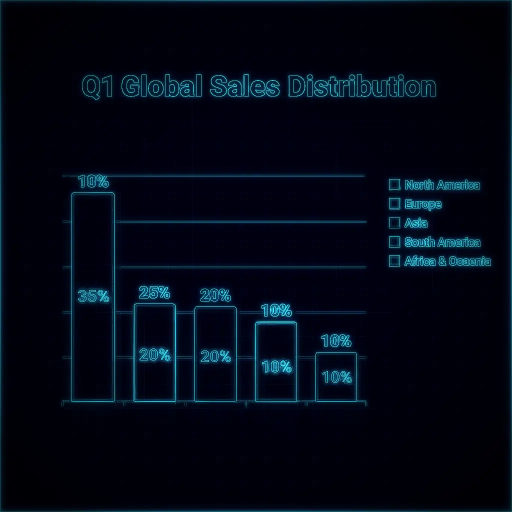
#> input picture output/chart-claude-code-v1/output.webp, 1024 x 1024 px (shown at 1/2 size)
$ python -i generate_v4_v30.py   (imports and definitions only)
#> lines starting #> are read from the running program, lines starting #| are printed output that depends on the picture
#> further down, picture is the input picture: PIL image 1024x1024 RGB; mean R, G, B 2.5, 8.8, 22.3
#!/usr/bin/env python3
"""
Master generator for image filter versions v4-v30.
Run from the project root: python3 generate_v4_v30.py
"""

import os
import sys
import subprocess
import tempfile
import textwrap
import stat
from pathlib import Path

import numpy as np
from PIL import Image, ImageFilter, ImageOps, ImageEnhance, ImageDraw
from scipy.ndimage import gaussian_filter, uniform_filter

BASE = Path(__file__).parent
INPUTS = {
    'chart': BASE / 'inputs/chart.avif',
    'comic': BASE / 'inputs/comic.avif',
    'photo': BASE / 'inputs/photo.avif',
}


# [8 lines left out: function load_avif, not called in this run]


def save_webp(img: Image.Image, path: Path):
    img.save(str(path), 'WEBP', quality=75, method=6)


# =============================================================================
# FILTER IMPLEMENTATIONS  (each takes PIL RGB Image → PIL RGB Image)
# =============================================================================

# [881 lines left out: functions apply_v4, apply_v5, apply_v6, apply_v7, apply_v8, apply_v9 and 15 more, not called in this run]


def apply_v25(img):
    """Pop Art Screen – Warhol flat colours with Ben-Day dots."""
    w, h = img.size
#> w = 1024; h = 1024
    rng = np.random.default_rng(25)

    # Quantize to 5 bold colours
    small = img.resize((w // 4, h // 4), Image.LANCZOS)
    quantized = small.quantize(colors=5, method=Image.Quantize.FASTOCTREE)
    quantized = quantized.convert('RGB').resize((w, h), Image.NEAREST)
#> quantized: PIL image 1024x1024 RGB
    qarr = np.array(quantized, dtype=np.float32) / 255.0

    # Remap each cluster to a bold pop-art colour
    bold_colors = [
        [0.98, 0.06, 0.45],  # hot pink
        [0.06, 0.38, 0.88],  # electric blue
        [0.99, 0.88, 0.02],  # acid yellow
        [0.02, 0.75, 0.40],  # vivid green
        [0.95, 0.30, 0.08],  # orange-red
    ]

    # Posterize into flat regions
    pil_q = ImageEnhance.Color(quantized).enhance(3.0)
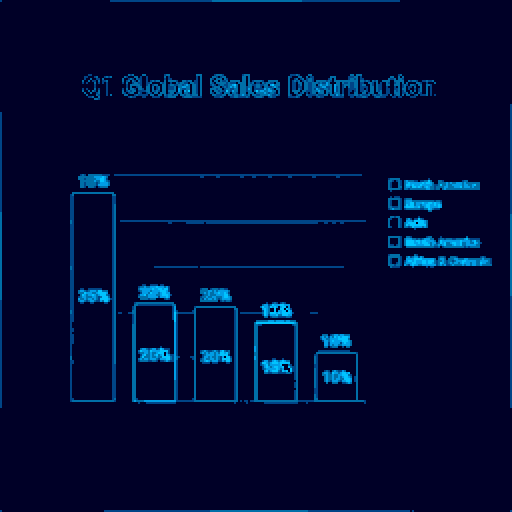
#> pil_q: PIL image 1024x1024 RGB (shown at 1/2 size); mean R, G, B 0, 8.6, 49.5
    pil_q = ImageEnhance.Contrast(pil_q).enhance(2.0)
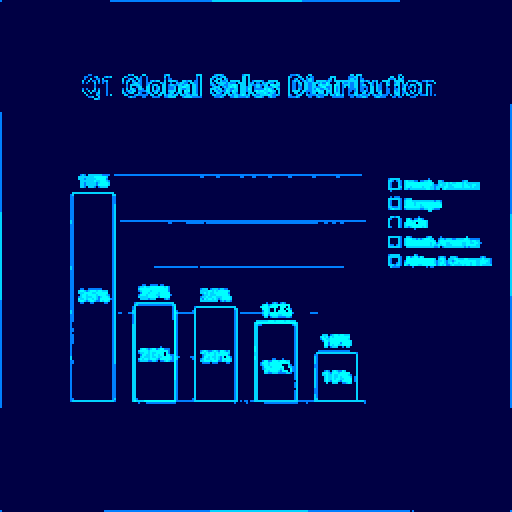
#> pil_q: PIL image 1024x1024 RGB (shown at 1/2 size); mean R, G, B 0, 15.2, 83.4
    arr = np.array(pil_q, dtype=np.float32) / 255.0

    # Ben-Day dots (regular dot grid at ~45°)
    yy, xx = np.mgrid[0:h, 0:w].astype(float)
    dot_size = 7
    a = np.radians(45)
    rx = xx * np.cos(a) + yy * np.sin(a)
    ry = -xx * np.sin(a) + yy * np.cos(a)
    gx_d = (rx % dot_size) - dot_size / 2
    gy_d = (ry % dot_size) - dot_size / 2
    dist_d = np.sqrt(gx_d**2 + gy_d**2)
    # Dots proportional to luminance
    luma = np.mean(arr, axis=2)
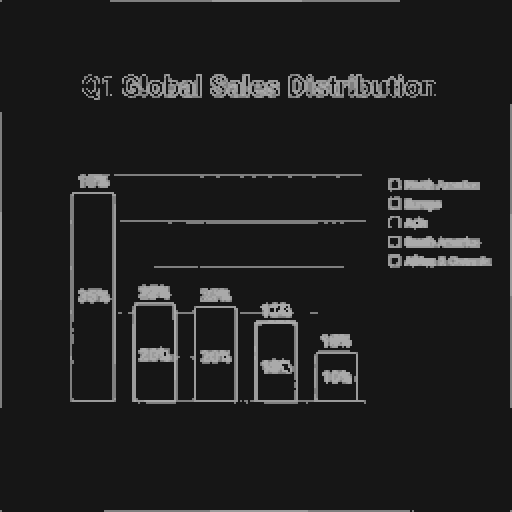
#> luma: shape (1024, 1024) float32 (shown at 1/2 size); min 0.0889, max 0.667, mean 0.129
    dot_radius = luma * dot_size * 0.52
    dot_mask = (dist_d < dot_radius).astype(float)
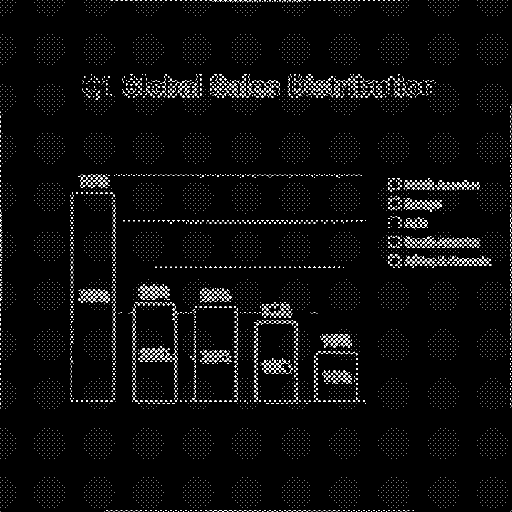
#> dot_mask: shape (1024, 1024) float64 (shown at 1/2 size); values 0 (black) and 1 (white), 3% white in thin lines or dots

    # White paper base
    out = np.ones((h, w, 3))
    # Fill dots with the image colour
    for c in range(3):
        out[:, :, c] = 1.0 - dot_mask * (1.0 - arr[:, :, c])
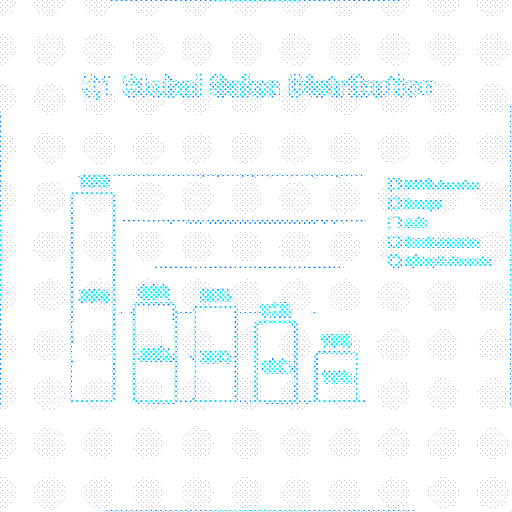
#> out: shape (1024, 1024, 3) float64 (shown at 1/2 size); mean R, G, B 0.97, 0.988, 0.995

    # Black outlines
    gray = np.array(img.convert('L'), dtype=np.float32) / 255.0
    pil_g = img.convert('L').filter(ImageFilter.FIND_EDGES)
    edges = np.array(pil_g, dtype=np.float32) / 255.0
    edges = np.clip(edges * 3, 0, 1)
    edge_thresh = (edges > 0.25).astype(float)
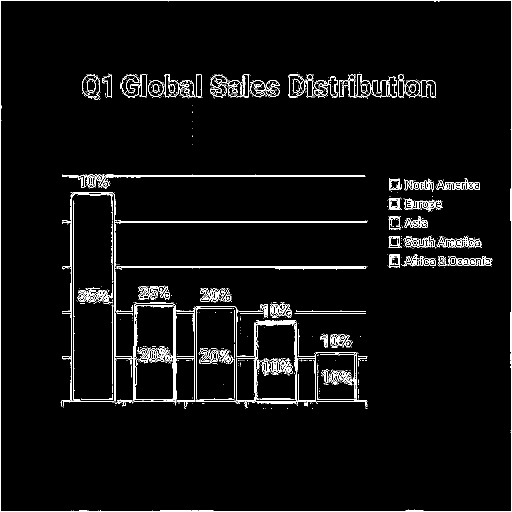
#> edge_thresh: shape (1024, 1024) float64 (shown at 1/2 size); values 0 (black) and 1 (white), 3.4% white in thin lines or dots
    edge_thick = gaussian_filter(edge_thresh, sigma=0.8)
    for c in range(3):
        out[:, :, c] = np.clip(out[:, :, c] - edge_thick * 0.85, 0, 1)
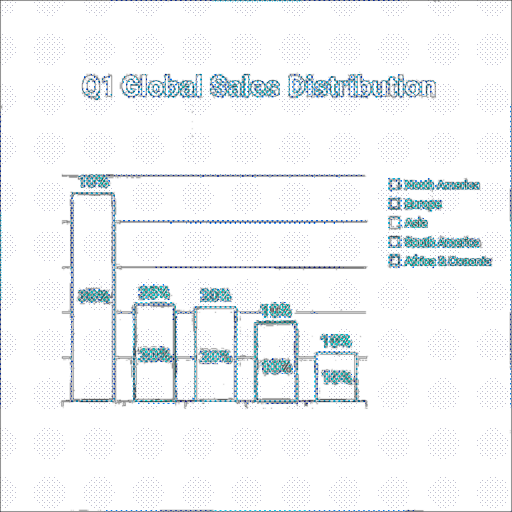
#> out: shape (1024, 1024, 3) float64 (shown at 1/2 size); mean R, G, B 0.948, 0.959, 0.966

    return Image.fromarray((np.clip(out, 0, 1) * 255).astype(np.uint8))


# [308 lines left out: functions apply_v26, apply_v27, apply_v28, apply_v29, apply_v30, not called in this run]


# =============================================================================
# METADATA: name, short description
# =============================================================================

FILTER_META = {
    4:  ("Risograph Reverie",      "Two-colour halftone risograph print with misregistered coral + teal channels on cream paper"),
    5:  ("Silver Daguerreotype",   "Antique silver-plate photograph with S-curve toning, metallic grain, and oval vignette"),
    6:  ("Synthwave Horizon",      "1980s vaporwave with purple-to-pink gradient, perspective floor grid, scanlines, and chromatic aberration"),
    7:  ("Impasto Storm",          "Thick oil-paint brushstroke texture with palette-knife smears and rich saturated colour"),
    8:  ("Graphite Study",         "Pencil sketch with variable crosshatching on textured cream paper"),
    9:  ("Watercolor Bloom",       "Wet-on-wet watercolour with pigment bleeds, dried-edge darkening, and paper granulation"),
    10: ("Cross-Stitch Canvas",    "Hand embroidery X-stitch pattern on linen background with woven fabric texture"),
    11: ("Cathedral Glass",        "Stained glass with bold flat colour regions, dark lead came borders, and backlit glow"),
    12: ("Signal Corrupted",       "Digital glitch with scan-line displacement, RGB bleed, block corruption, and neon noise"),
    13: ("Verdigris Antiquity",    "Oxidized copper patina with multi-scale corrosion texture and metallic highlight"),
    14: ("Infrared Reverie",       "Infrared film photography with glowing whites, darkened blues, and highlight halation bloom"),
    15: ("Linocut Bold",           "Stark linocut relief print in black ink on off-white paper, morphologically cleaned"),
    16: ("Brutalist Duotone",      "Hard two-colour duotone in acid yellow and charcoal – flat, uncompromising, Bauhaus"),
    17: ("CMYK Separation",        "Four-colour halftone dot screens (C/M/Y/K) at different angles with slight misregistration"),
    18: ("Terminal Matrix",        "ASCII character-cell rendering in phosphor green on black CRT terminal"),
    19: ("Byzantine Mosaic",       "Chunky tesserae tiles with gold grout lines and random brightness variation"),
    20: ("Prussian Cyanotype",     "Iron-salt cyanotype contact print in prussian blue on rough watercolour paper"),
    21: ("Holographic Foil",       "Iridescent rainbow hue shifts driven by surface gradient – metallic foil effect"),
    22: ("Copper Plate Etching",   "Variable-density crosshatch engraving lines on warm cream paper – fine intaglio print"),
    23: ("Solarized Dream",        "Sabattier solarization with per-channel thresholds and psychedelic colour boost"),
    24: ("Charcoal on Kraft",      "Directional charcoal marks on warm brown kraft paper with pigment clumps and fibre texture"),
    25: ("Pop Art Screen",         "Warhol-style flat colour quantization with Ben-Day dot overlay and bold black outlines"),
    26: ("Arctic Crystal",         "Voronoi frost/crystal pattern on cold blue-white palette with specular sparkle"),
    27: ("Noir Rain",              "Film noir darkness with vertical rain streaks and neon street-light colour reflections"),
    28: ("Iron & Rust",            "Oxidized metal with multi-scale corrosion texture, pitting decay, and horizontal grain striations"),
    29: ("Pointillist Garden",     "Seurat broken-colour dot painting with pure pigment dots of varying radius on white canvas"),
    30: ("Origami Fold",           "Jittered triangular facets with angular fold shading and crease shadow lines on cream paper"),
}


# [62 lines left out: functions make_readme, make_filter_sh, not called in this run]


# =============================================================================
# MAIN
# =============================================================================

APPLY_FNS = {
    4: apply_v4,   5: apply_v5,   6: apply_v6,   7: apply_v7,
    8: apply_v8,   9: apply_v9,  10: apply_v10,  11: apply_v11,
    12: apply_v12, 13: apply_v13, 14: apply_v14,  15: apply_v15,
    16: apply_v16, 17: apply_v17, 18: apply_v18,  19: apply_v19,
    20: apply_v20, 21: apply_v21, 22: apply_v22,  23: apply_v23,
    24: apply_v24, 25: apply_v25, 26: apply_v26,  27: apply_v27,
    28: apply_v28, 29: apply_v29, 30: apply_v30,
}


# [34 lines left out: function main, not called in this run]


# [2 lines not run here, left out]

>>> from PIL import Image
>>> picture = Image.open('output/chart-claude-code-v1/output.webp')
>>> result = apply_v25(picture)
